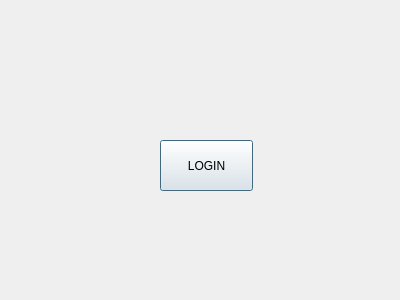
<?xml version="1.0" encoding="UTF-8"?>
<ui version="4.0">
 <class>Login_Dialog</class>
 <widget class="QDialog" name="Login_Dialog">
  <property name="geometry">
   <rect>
    <x>0</x>
    <y>0</y>
    <width>400</width>
    <height>300</height>
   </rect>
  </property>
  <property name="windowTitle">
   <string>Dialog</string>
  </property>
  <widget class="QPushButton" name="pushButton">
   <property name="geometry">
    <rect>
     <x>160</x>
     <y>140</y>
     <width>93</width>
     <height>51</height>
    </rect>
   </property>
   <property name="text">
    <string>LOGIN</string>
   </property>
  </widget>
 </widget>
 <resources/>
 <connections>
  <connection>
   <sender>pushButton</sender>
   <signal>clicked()</signal>
   <receiver>Login_Dialog</receiver>
   <slot>accept()</slot>
   <hints>
    <hint type="sourcelabel">
     <x>236</x>
     <y>225</y>
    </hint>
    <hint type="destinationlabel">
     <x>199</x>
     <y>149</y>
    </hint>
   </hints>
  </connection>
 </connections>
</ui>
